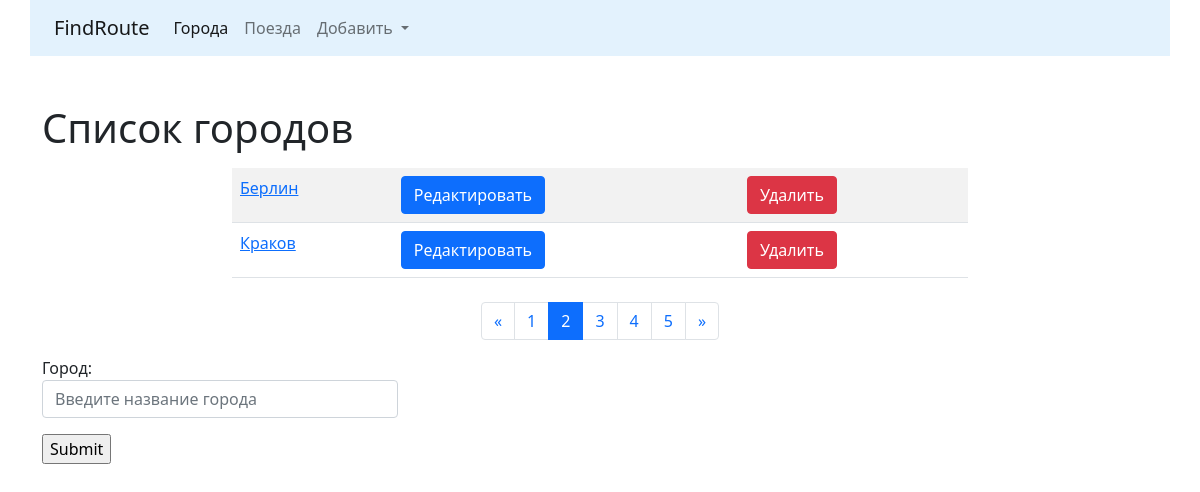
Before: /cities/?page=2 with the older database file.
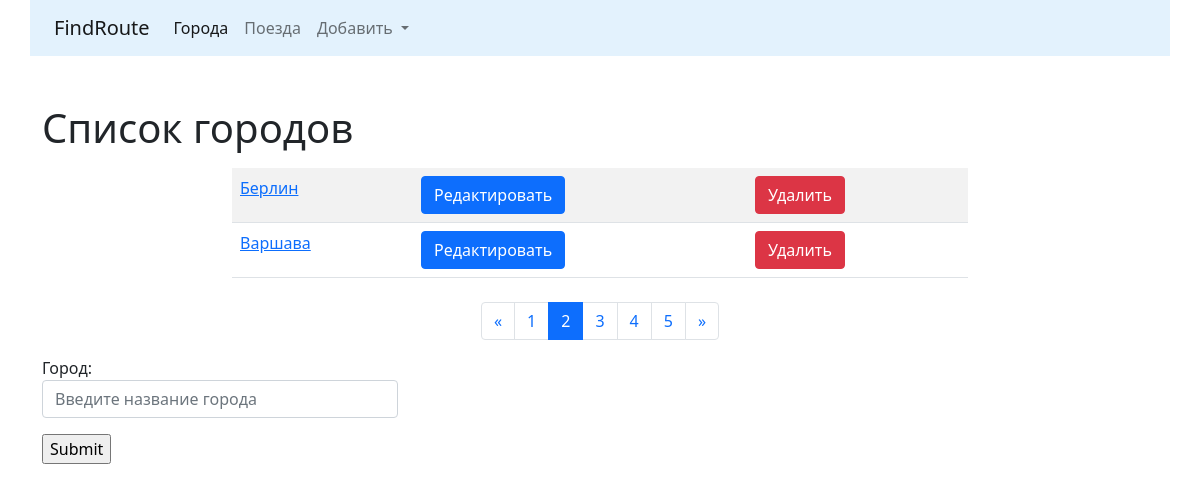
After: the same page with the newer database file.
### cities/models.py (models this page shows, shortened)
class City(models.Model):
    name = models.CharField(max_length=100, unique=True, verbose_name="Город")
    class Meta:
        verbose_name = "Город"
        verbose_name_plural = "Города"
        ordering = ['name']

### cities/views.py (the view)
# urls.py: path('', CityListView.as_view(), name='home'),
class CityListView(ListView):
    paginate_by = 2
    model = City
    template_name = 'cities/home.html'
    def get_context_data(self, **kwargs):
        context = super().get_context_data(**kwargs)
        form = CityForm()
        context['form'] = form
        return context

### cities/forms.py
class CityForm(forms.ModelForm):
    name = forms.CharField(label='Город', widget=forms.TextInput(attrs={
        'class': 'form-control',
        'placeholder': 'Введите название города'
    }))
    class Meta:
        model = City
        fields = ('name',)

### cities/templates/cities/home.html (shortened to what this page needs)
{% extends 'base.html' %}
{% block content %}
	<h1>Список городов</h1>
    <div class="row">
	    <div class="col-md-8 mx-auto my-2">
		    <table class="table table-striped">
		        {% for object in page_obj %}
				    <tr>
					    <td>
						    <a href="{% url 'cities:detail' pk=object.pk %}">
							    {{ object.name }}
							</a>
						</td>
						<td>
						    <a href="{% url 'cities:update' pk=object.pk %}">
							    <button type="submit" class="btn btn-primary">
								    Редактировать
								</button>
							</a>
						</td>
						<td>
						    <a href="{% url 'cities:delete' pk=object.pk %}">
							    <button type="submit" class="btn btn-danger">
								    Удалить
								</button>
							</a>
						</td>
					</tr>
			    {% endfor %}
			</table>
		</div>
	</div>
	<nav aria-label="Пример навигации по страницам">
        <ul class="pagination justify-content-center">
            <li class="page-item">
			    {% if page_obj.has_previous %}
                    <a class="page-link" href="?page={{ page_obj.previous_page_number }}" aria-label="Предыдущая">
				        <span aria-hidden="true">
						    &laquo;
						</span>
				    </a>
                {% endif %}
            </li>
            {% for page in page_obj.paginator.page_range %}
			    <li class="page-item {% if page == page_obj.number %} active {% endif %}">
			        <a class="page-link" href="?page={{ page }}">
				        {{ page }}
				    </a>
			    </li>
			{% endfor %}
            <li class="page-item">
			    {% if page_obj.has_next %}
                    <a class="page-link" href="?page={{ page_obj.paginator.num_pages }}" aria-label="Следующая">
                        <span aria-hidden="true">
					        &raquo;
					    </span>
					</a>
                {% endif %}
			</li>
        </ul>
    </nav>
    <div class="row">
	    <div class="col-md-4">
            <form action="{% url 'cities:create' %}" method="POST">
                {{ form.as_p }}
                <input type="submit" value="Submit">
            </form>
		</div>
	</div>
{% endblock %}

Changed rows visible on the page:
no longer on this page (row unchanged): City: name "Краков"
added City: name "Варшава"
